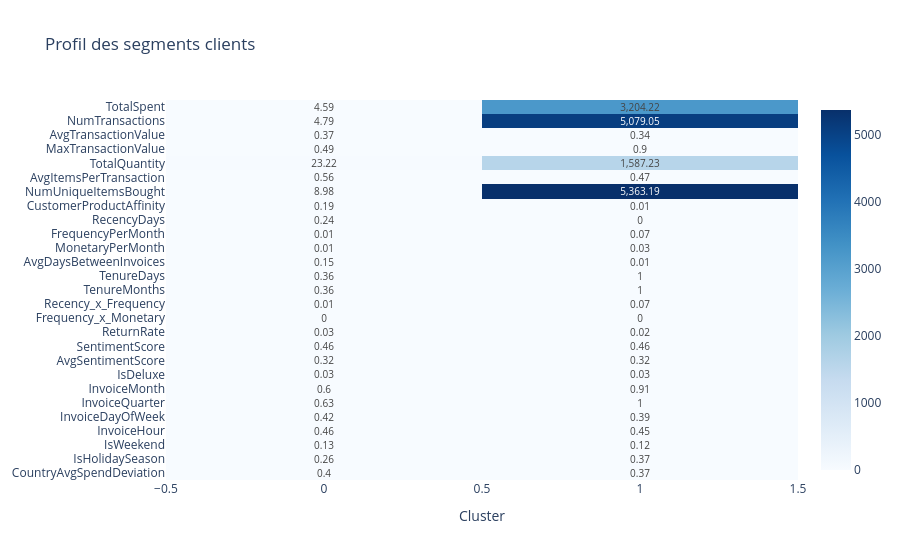

Notebook source saved alongside this figure:
### Code cell
import plotly.express as px

fig = px.imshow(cluster_profile.T, text_auto=True, 
                color_continuous_scale='Blues',
                title="Profil des segments clients")
fig.show()

### Figure 1 — Plotly figure (JSON) as saved in the notebook; plotly's stock layout.template omitted (floating-point values rounded to 4 significant figures)
{"data": [{"coloraxis": "coloraxis", "hovertemplate": "Cluster: %{x}<br>y: %{y}<br>color: %{z}<extra></extra>", "name": "0", "texttemplate": "%{z}", "type": "heatmap", "x": [0, 1], "xaxis": "x", "y": ["TotalSpent", "NumTransactions", "AvgTransactionValue", "MaxTransactionValue", "TotalQuantity", "AvgItemsPerTransaction", "NumUniqueItemsBought", "CustomerProductAffinity", "RecencyDays", "FrequencyPerMonth", "MonetaryPerMonth", "AvgDaysBetweenInvoices", "TenureDays", "TenureMonths", "Recency_x_Frequency", "Frequency_x_Monetary", "ReturnRate", "SentimentScore", "AvgSentimentScore", "IsDeluxe", "InvoiceMonth", "InvoiceQuarter", "InvoiceDayOfWeek", "InvoiceHour", "IsWeekend", "IsHolidaySeason", "CountryAvgSpendDeviation"], "yaxis": "y", "z": [[4.59, 3204.0], [4.79, 5079.0], [0.37, 0.34], [0.49, 0.9], [23.22, 1587.0], [0.56, 0.47], [8.98, 5363.0], [0.19, 0.01], [0.24, 0.0], [0.01, 0.07], [0.01, 0.03], [0.15, 0.01], [0.36, 1.0], [0.36, 1.0], [0.01, 0.07], [0.0, 0.0], [0.03, 0.02], [0.46, 0.46], [0.32, 0.32], [0.03, 0.03], [0.6, 0.91], [0.63, 1.0], [0.42, 0.39], [0.46, 0.45], [0.13, 0.12], [0.26, 0.37], [0.4, 0.37]]}], "layout": {"coloraxis": {"colorscale": [[0, "rgb(247,251,255)"], [0.125, "rgb(222,235,247)"], [0.25, "rgb(198,219,239)"], [0.375, "rgb(158,202,225)"], [0.5, "rgb(107,174,214)"], [0.625, "rgb(66,146,198)"], [0.75, "rgb(33,113,181)"], [0.875, "rgb(8,81,156)"], [1, "rgb(8,48,107)"]]}, "title": {"text": "Profil des segments clients"}, "xaxis": {"anchor": "y", "constrain": "domain", "domain": [0, 1], "scaleanchor": "y", "title": {"text": "Cluster"}}, "yaxis": {"anchor": "x", "autorange": "reversed", "constrain": "domain", "domain": [0, 1]}}}
